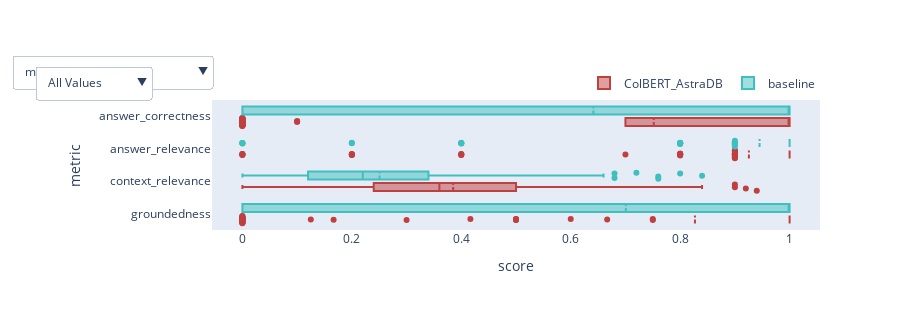

The code cell stored with this chart in its notebook:
### Code cell
tru_analysis.box_plot_by_dataset("results.parquet")

### Figure 1 — Plotly figure (JSON) as saved in the notebook; plotly's stock layout.template omitted (floating-point values rounded to 4 significant figures; data arrays with more than 128 entries replaced by an {"elided": "..."} marker saying what was removed)
{"data": [{"boxmean": true, "jitter": 1, "marker": {"color": "hsl(0.0,50%,50%)"}, "name": "ColBERT_AstraDB", "orientation": "h", "type": "box", "visible": true, "x": {"elided": "780 float values"}, "y": {"elided": "780 str values"}}, {"boxmean": true, "jitter": 1, "marker": {"color": "hsl(180.0,50%,50%)"}, "name": "baseline", "orientation": "h", "type": "box", "visible": true, "x": {"elided": "780 float values"}, "y": {"elided": "780 str values"}}, {"boxmean": true, "jitter": 1, "marker": {"color": "hsl(0.0,50%,50%)"}, "name": "ColBERT_AstraDB", "orientation": "h", "type": "box", "visible": false, "x": {"elided": "176 float values"}, "y": {"elided": "176 str values"}}, {"boxmean": true, "jitter": 1, "marker": {"color": "hsl(180.0,50%,50%)"}, "name": "baseline", "orientation": "h", "type": "box", "visible": false, "x": {"elided": "176 float values"}, "y": {"elided": "176 str values"}}, {"boxmean": true, "jitter": 1, "marker": {"color": "hsl(0.0,50%,50%)"}, "name": "ColBERT_AstraDB", "orientation": "h", "type": "box", "visible": false, "x": [0, 1, 1, 1, 0.8, 0.8, 1, 1, 1, 1, 0.5, 1, 0.8, 1, 1, 1, 1, 0.6667, 1, 0.8571, 0.3, 1, 1, 1, 0.68, 0.5, 0.84, 0.26, 0.74, 0.66, 0.86, 0.28, 0.72, 0.48, 0.88, 0.6, 0.84, 0.78, 0.34, 0.62, 0.4, 0.62, 0.28, 0.34, 0.56, 0.86, 0.76, 0.42, 1, 1, 1, 1, 1, 1, 1, 0.2, 0.9, 1, 1, 0.9, 1, 1, 1, 1, 0.9, 0.2, 0, 0.9, 0.9, 1, 1, 0.9, 1, 1, 1, 1, 1, 1, 1, 1, 1, 1, 0.7, 0.8, 1, 1, 1, 0.9, 1, 1, 0, 0, 0.7, 0.2, 1, 1], "y": ["groundedness", "groundedness", "groundedness", "groundedness", "groundedness", "groundedness", "groundedness", "groundedness", "groundedness", "groundedness", "groundedness", "groundedness", "groundedness", "groundedness", "groundedness", "groundedness", "groundedness", "groundedness", "groundedness", "groundedness", "groundedness", "groundedness", "groundedness", "groundedness", "context_relevance", "context_relevance", "context_relevance", "context_relevance", "context_relevance", "context_relevance", "context_relevance", "context_relevance", "context_relevance", "context_relevance", "context_relevance", "context_relevance", "context_relevance", "context_relevance", "context_relevance", "context_relevance", "context_relevance", "context_relevance", "context_relevance", "context_relevance", "context_relevance", "context_relevance", "context_relevance", "context_relevance", "answer_relevance", "answer_relevance", "answer_relevance", "answer_relevance", "answer_relevance", "answer_relevance", "answer_relevance", "answer_relevance", "answer_relevance", "answer_relevance", "answer_relevance", "answer_relevance", "answer_relevance", "answer_relevance", "answer_relevance", "answer_relevance", "answer_relevance", "answer_relevance", "answer_relevance", "answer_relevance", "answer_relevance", "answer_relevance", "answer_relevance", "answer_relevance", "answer_correctness", "answer_correctness", "answer_correctness", "answer_correctness", "answer_correctness", "answer_correctness", "answer_correctness", "answer_correctness", "answer_correctness", "answer_correctness", "answer_correctness", "answer_correctness", "answer_correctness", "answer_correctness", "answer_correctness", "answer_correctness", "answer_correctness", "answer_correctness", "answer_correctness", "answer_correctness", "answer_correctness", "answer_correctness", "answer_correctness", "answer_correctness"]}, {"boxmean": true, "jitter": 1, "marker": {"color": "hsl(180.0,50%,50%)"}, "name": "baseline", "orientation": "h", "type": "box", "visible": false, "x": [1, 1, 1, 1, 1, 1, 1, 0, 1, 1, 0.4, 1, 0.8333, 1, 1, 1, 1, 0.8571, 1, 0.9727, 1, 1, 0, 1, 0.62, 0.82, 0.96, 0.44, 0.64, 0.88, 0.84, 0.24, 0.74, 0.86, 0.9, 0.64, 0.54, 0.9, 0.82, 0.74, 0.6, 0.8, 0.44, 0.56, 0.64, 0.9, 0.38, 0.66, 1, 0.9, 1, 1, 1, 1, 1, 1, 1, 1, 1, 1, 1, 1, 1, 1, 1, 1, 0.9, 0.9, 1, 1, 0, 0.9, 1, 0.7, 1, 1, 0.9, 0.9, 1, 1, 1, 1, 0.7, 0.9, 0.7, 1, 1, 0.7, 1, 0.5, 1, 0.7, 0.7, -1, 1, 0.7], "y": ["groundedness", "groundedness", "groundedness", "groundedness", "groundedness", "groundedness", "groundedness", "groundedness", "groundedness", "groundedness", "groundedness", "groundedness", "groundedness", "groundedness", "groundedness", "groundedness", "groundedness", "groundedness", "groundedness", "groundedness", "groundedness", "groundedness", "groundedness", "groundedness", "context_relevance", "context_relevance", "context_relevance", "context_relevance", "context_relevance", "context_relevance", "context_relevance", "context_relevance", "context_relevance", "context_relevance", "context_relevance", "context_relevance", "context_relevance", "context_relevance", "context_relevance", "context_relevance", "context_relevance", "context_relevance", "context_relevance", "context_relevance", "context_relevance", "context_relevance", "context_relevance", "context_relevance", "answer_relevance", "answer_relevance", "answer_relevance", "answer_relevance", "answer_relevance", "answer_relevance", "answer_relevance", "answer_relevance", "answer_relevance", "answer_relevance", "answer_relevance", "answer_relevance", "answer_relevance", "answer_relevance", "answer_relevance", "answer_relevance", "answer_relevance", "answer_relevance", "answer_relevance", "answer_relevance", "answer_relevance", "answer_relevance", "answer_relevance", "answer_relevance", "answer_correctness", "answer_correctness", "answer_correctness", "answer_correctness", "answer_correctness", "answer_correctness", "answer_correctness", "answer_correctness", "answer_correctness", "answer_correctness", "answer_correctness", "answer_correctness", "answer_correctness", "answer_correctness", "answer_correctness", "answer_correctness", "answer_correctness", "answer_correctness", "answer_correctness", "answer_correctness", "answer_correctness", "answer_correctness", "answer_correctness", "answer_correctness"]}, {"boxmean": true, "jitter": 1, "marker": {"color": "hsl(0.0,50%,50%)"}, "name": "ColBERT_AstraDB", "orientation": "h", "type": "box", "visible": false, "x": {"elided": "392 float values"}, "y": {"elided": "392 str values"}}, {"boxmean": true, "jitter": 1, "marker": {"color": "hsl(180.0,50%,50%)"}, "name": "baseline", "orientation": "h", "type": "box", "visible": false, "x": {"elided": "392 float values"}, "y": {"elided": "392 str values"}}, {"boxmean": true, "jitter": 1, "marker": {"color": "hsl(0.0,50%,50%)"}, "name": "ColBERT_AstraDB", "orientation": "h", "type": "box", "visible": false, "x": {"elided": "232 float values"}, "y": {"elided": "232 str values"}}, {"boxmean": true, "jitter": 1, "marker": {"color": "hsl(180.0,50%,50%)"}, "name": "baseline", "orientation": "h", "type": "box", "visible": false, "x": {"elided": "232 float values"}, "y": {"elided": "232 str values"}}, {"boxmean": true, "jitter": 1, "marker": {"color": "hsl(0.0,50%,50%)"}, "name": "ColBERT_AstraDB", "orientation": "h", "type": "box", "visible": false, "x": {"elided": "400 float values"}, "y": {"elided": "400 str values"}}, {"boxmean": true, "jitter": 1, "marker": {"color": "hsl(180.0,50%,50%)"}, "name": "baseline", "orientation": "h", "type": "box", "visible": false, "x": {"elided": "400 float values"}, "y": {"elided": "400 str values"}}, {"boxmean": true, "jitter": 1, "marker": {"color": "hsl(0.0,50%,50%)"}, "name": "ColBERT_AstraDB", "orientation": "h", "type": "box", "visible": false, "x": {"elided": "1264 float values"}, "y": {"elided": "1264 str values"}}, {"boxmean": true, "jitter": 1, "marker": {"color": "hsl(180.0,50%,50%)"}, "name": "baseline", "orientation": "h", "type": "box", "visible": false, "x": {"elided": "1264 float values"}, "y": {"elided": "1264 str values"}}, {"boxmean": true, "jitter": 1, "marker": {"color": "hsl(0.0,50%,50%)"}, "name": "ColBERT_AstraDB", "orientation": "h", "type": "box", "visible": false, "x": {"elided": "1104 float values"}, "y": {"elided": "1104 str values"}}, {"boxmean": true, "jitter": 1, "marker": {"color": "hsl(180.0,50%,50%)"}, "name": "baseline", "orientation": "h", "type": "box", "visible": false, "x": {"elided": "1104 float values"}, "y": {"elided": "1104 str values"}}, {"boxmean": true, "jitter": 1, "marker": {"color": "hsl(0.0,50%,50%)"}, "name": "ColBERT_AstraDB", "orientation": "h", "type": "box", "visible": false, "x": {"elided": "640 float values"}, "y": {"elided": "640 str values"}}, {"boxmean": true, "jitter": 1, "marker": {"color": "hsl(180.0,50%,50%)"}, "name": "baseline", "orientation": "h", "type": "box", "visible": false, "x": {"elided": "640 float values"}, "y": {"elided": "640 str values"}}, {"boxmean": true, "jitter": 1, "marker": {"color": "hsl(0.0,50%,50%)"}, "name": "ColBERT_AstraDB", "orientation": "h", "type": "box", "visible": false, "x": {"elided": "400 float values"}, "y": {"elided": "400 str values"}}, {"boxmean": true, "jitter": 1, "marker": {"color": "hsl(180.0,50%,50%)"}, "name": "baseline", "orientation": "h", "type": "box", "visible": false, "x": {"elided": "400 float values"}, "y": {"elided": "400 str values"}}, {"boxmean": true, "jitter": 1, "marker": {"color": "hsl(0.0,50%,50%)"}, "name": "ColBERT_AstraDB", "orientation": "h", "type": "box", "visible": false, "x": {"elided": "3288 float values"}, "y": {"elided": "3288 str values"}}, {"boxmean": true, "jitter": 1, "marker": {"color": "hsl(180.0,50%,50%)"}, "name": "baseline", "orientation": "h", "type": "box", "visible": false, "x": {"elided": "3288 float values"}, "y": {"elided": "3288 str values"}}], "layout": {"boxmode": "group", "height": 310, "legend": {"orientation": "h", "x": 1, "xanchor": "right", "y": 1.02, "yanchor": "bottom"}, "updatemenus": [{"active": 0, "buttons": [{"args": [{"visible": [true, true, false, false, false, false, false, false, false, false, false, false, false, false, false, false, false, false, false, false, false, false]}], "label": "mini_squad_v2", "method": "update"}, {"args": [{"visible": [false, false, true, true, false, false, false, false, false, false, false, false, false, false, false, false, false, false, false, false, false, false]}], "label": "paul_grahman_essay", "method": "update"}, {"args": [{"visible": [false, false, false, false, true, true, false, false, false, false, false, false, false, false, false, false, false, false, false, false, false, false]}], "label": "origin_of_covid_19", "method": "update"}, {"args": [{"visible": [false, false, false, false, false, false, true, true, false, false, false, false, false, false, false, false, false, false, false, false, false, false]}], "label": "patronus_ai_financebench", "method": "update"}, {"args": [{"visible": [false, false, false, false, false, false, false, false, true, true, false, false, false, false, false, false, false, false, false, false, false, false]}], "label": "blockchain_solana", "method": "update"}, {"args": [{"visible": [false, false, false, false, false, false, false, false, false, false, true, true, false, false, false, false, false, false, false, false, false, false]}], "label": "braintrust_coda_help_desk", "method": "update"}, {"args": [{"visible": [false, false, false, false, false, false, false, false, false, false, false, false, true, true, false, false, false, false, false, false, false, false]}], "label": "covid_qa", "method": "update"}, {"args": [{"visible": [false, false, false, false, false, false, false, false, false, false, false, false, false, false, true, true, false, false, false, false, false, false]}], "label": "evaluating_llm_survey_paper", "method": "update"}, {"args": [{"visible": [false, false, false, false, false, false, false, false, false, false, false, false, false, false, false, false, true, true, false, false, false, false]}], "label": "history_of_alexnet", "method": "update"}, {"args": [{"visible": [false, false, false, false, false, false, false, false, false, false, false, false, false, false, false, false, false, false, true, true, false, false]}], "label": "llama_2_paper", "method": "update"}, {"args": [{"visible": [false, false, false, false, false, false, false, false, false, false, false, false, false, false, false, false, false, false, false, false, true, true]}], "label": "uber_10k", "method": "update"}], "x": 0, "xanchor": "right", "y": 1.09, "yanchor": "bottom"}, {"active": 0, "buttons": [{"args": [{"xaxis": {"rangemode": "normal"}}], "label": "All Values", "method": "relayout"}, {"args": [{"xaxis": {"rangemode": "nonnegative"}}], "label": "Non Negative", "method": "relayout"}], "x": -0.1, "xanchor": "right", "y": 1.01, "yanchor": "bottom"}], "width": 900, "xaxis": {"title": {"text": "score"}}, "yaxis": {"title": {"text": "metric"}}}}
